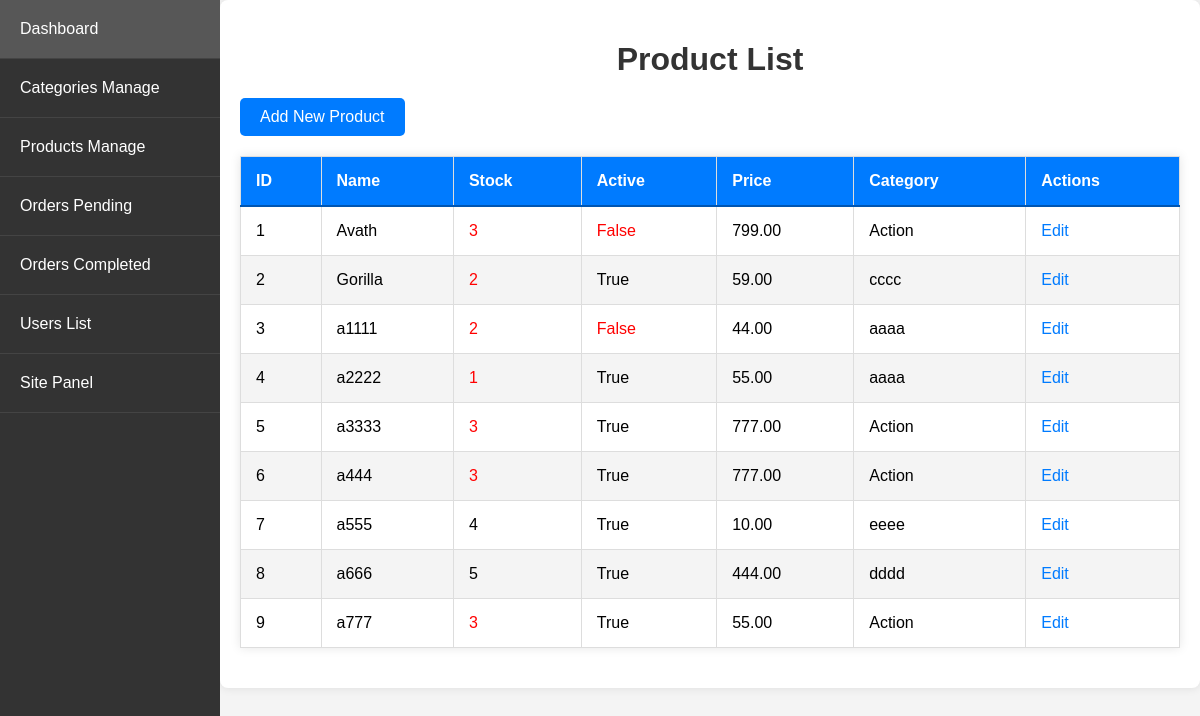
Page /admin_app/admin_app/products/ (signed in) on the committed database.
### store/models.py (models this page shows, shortened)
class Product(models.Model):
    name = models.CharField(max_length=250, unique=True)
    slug = models.SlugField(max_length=250, unique=True)
    description = models.TextField(blank=True)
    old_price = models.DecimalField(max_digits=7, blank=True, null=True, decimal_places=2)
    new_price = models.DecimalField(max_digits=7, blank=False, decimal_places=2)
    category = models.ForeignKey(Category, on_delete=models.SET_NULL, null=True)
    image_1 = models.ImageField(upload_to='product')
    image_2 = models.ImageField(upload_to='product', blank=True)
    image_3 = models.ImageField(upload_to='product', blank=True)
    video_url = models.URLField(max_length=200, blank=True)
    stock = models.IntegerField()
    active = models.BooleanField(default=True)
    new = models.BooleanField(default=True)
    created = models.DateTimeField(auto_now_add=True)
    update = models.DateField(auto_now=True)
    class Meta:
        ordering = ('name',)
        verbose_name = 'product'
        verbose_name_plural = 'products'

class Category(models.Model):
    name = models.CharField(max_length=250, unique=True)
    slug = models.SlugField(max_length=250, unique=True)
    image = models.ImageField(upload_to='category', blank=True)
    class Meta:
        ordering = ('name',)
        verbose_name = 'category'
        verbose_name_plural = 'categorys'

### admin_app/views.py (the view)
# urls.py: path('admin_app/products/', views.product_list, name='product_list'),
@login_required
@user_passes_test(is_admin)
def product_list(request):
    products = Product.objects.all()
    return render(request, 'admin_app/product_list.html', {'products': products})

### admin_app/views.py (called while the page is built)
def is_admin(user):
    return user.is_superuser

### store/context_processors.py (called while the page is built)
def menu_link(request): # this function don't wanna call to work, it's defined in setting to work
    links_list = Category.objects.annotate(
        num_products=Count('product', filter=Q(product__active=True, product__stock__gt=0))
    ).filter(num_products__gt=0).order_by('name')  # Add an order_by clause here
    paginator3 = Paginator(links_list, 8)
    try:
        page = int(request.GET.get('page', '1'))
    except:
        page = 1
    try:
        links = paginator3.page(page)
    except (InvalidPage, EmptyPage):
        links = paginator3.page(paginator3.num_pages)
    return dict(links=links)

def cart_data(request):
    data = cartData(request)
    cartItems = data['cartItems']
    return dict(cartItems=cartItems)

### store/models.py (called while the page is built)
    @property
    def get_cart_items(self):
        orderitems = self.orderitem_set.all()
        total = sum([item.quantity for item in orderitems])
        return total

### store/utils.py (called while the page is built, shortened)
def cartData(request):
	if request.user.is_authenticated:
		customer = request.user.customer
		order, created = Order.objects.get_or_create(customer=customer, complete=False)
		items = order.orderitem_set.all()
		cartItems = order.get_cart_items
		total_price_difference = 0
	return {'cartItems':cartItems ,'order':order, 'items':items, 'total_price_difference':total_price_difference}

### admin_app/templates/admin_app/product_list.html (shortened to what this page needs)
{% extends 'admin_app/base_admin.html' %}
{% block content %}
<h1>Product List</h1>
<a href="{% url 'admin_app:product_create' %}" class="button">Add New Product</a>
<table>
    <thead>
        <tr>
            <th>ID</th>
            <th>Name</th>
            <th>Stock</th>
            <th>Active</th>
            <th>Price</th>
            <th>Category</th>
            <th>Actions</th>
        </tr>
    </thead>
    <tbody>
        {% for product in products %}
        <tr>
            <td>{{ forloop.counter }}</td>
            <td>{{ product.name }}</td>
            <td class="{% if product.stock < 4 %}low-stock{% endif %}">{{ product.stock }}</td>
            <td class="{% if not product.active %}inactive{% endif %}">{{ product.active }}</td>
            <td>{{ product.new_price }}</td>
            <td>{{ product.category.name }}</td>
            <td>
                <a href="{% url 'admin_app:product_update' product.pk %}">Edit</a>
            </td>
        </tr>
        {% endfor %}
    </tbody>
</table>
{% endblock %}

### static/CSS/admin_dashboard.css (style rules this page uses)
body { font-family: Arial, sans-serif; background-color: #f4f4f4; margin: 0; padding: 0; }
h1 { text-align: center; color: #333; margin-bottom: 20px; }
a.button { display: inline-block; margin-bottom: 20px; padding: 10px 20px; background: #007bff; color: #fff; text-decoration: none; border-radius: 5px; transition: background 0.3s; }
table { width: 100%; border-collapse: collapse; margin-bottom: 20px; box-shadow: 0 0 10px rgba(0, 0, 0, 0.1); }
thead { background: #007bff; color: #fff; }
thead th { padding: 15px; text-align: left; border-bottom: 2px solid #0056b3; }
tbody tr:nth-child(even) { background: #f4f4f4; }
td, th { padding: 15px; border: 1px solid #ddd; }
td a { color: #007bff; text-decoration: none; transition: color 0.3s; }

### admin_app/templates/admin_app/product_list.html (style rules this page uses)
.inactive { color: red; }
.low-stock { color: red; }

### rows in the picture
Product: name "Avath", stock "3", active "False", new_price "799.00", category.name "Action"
Product: name "Gorilla", stock "2", active "True", new_price "59.00", category.name "cccc"
Product: name "a1111", stock "2", active "False", new_price "44.00", category.name "aaaa"
Product: name "a2222", stock "1", active "True", new_price "55.00", category.name "aaaa"
Product: name "a3333", stock "3", active "True", new_price "777.00", category.name "Action"
Product: name "a444", stock "3", active "True", new_price "777.00", category.name "Action"
Product: name "a555", stock "4", active "True", new_price "10.00", category.name "eeee"
Product: name "a666", stock "5", active "True", new_price "444.00", category.name "dddd"
Product: name "a777", stock "3", active "True", new_price "55.00", category.name "Action"
